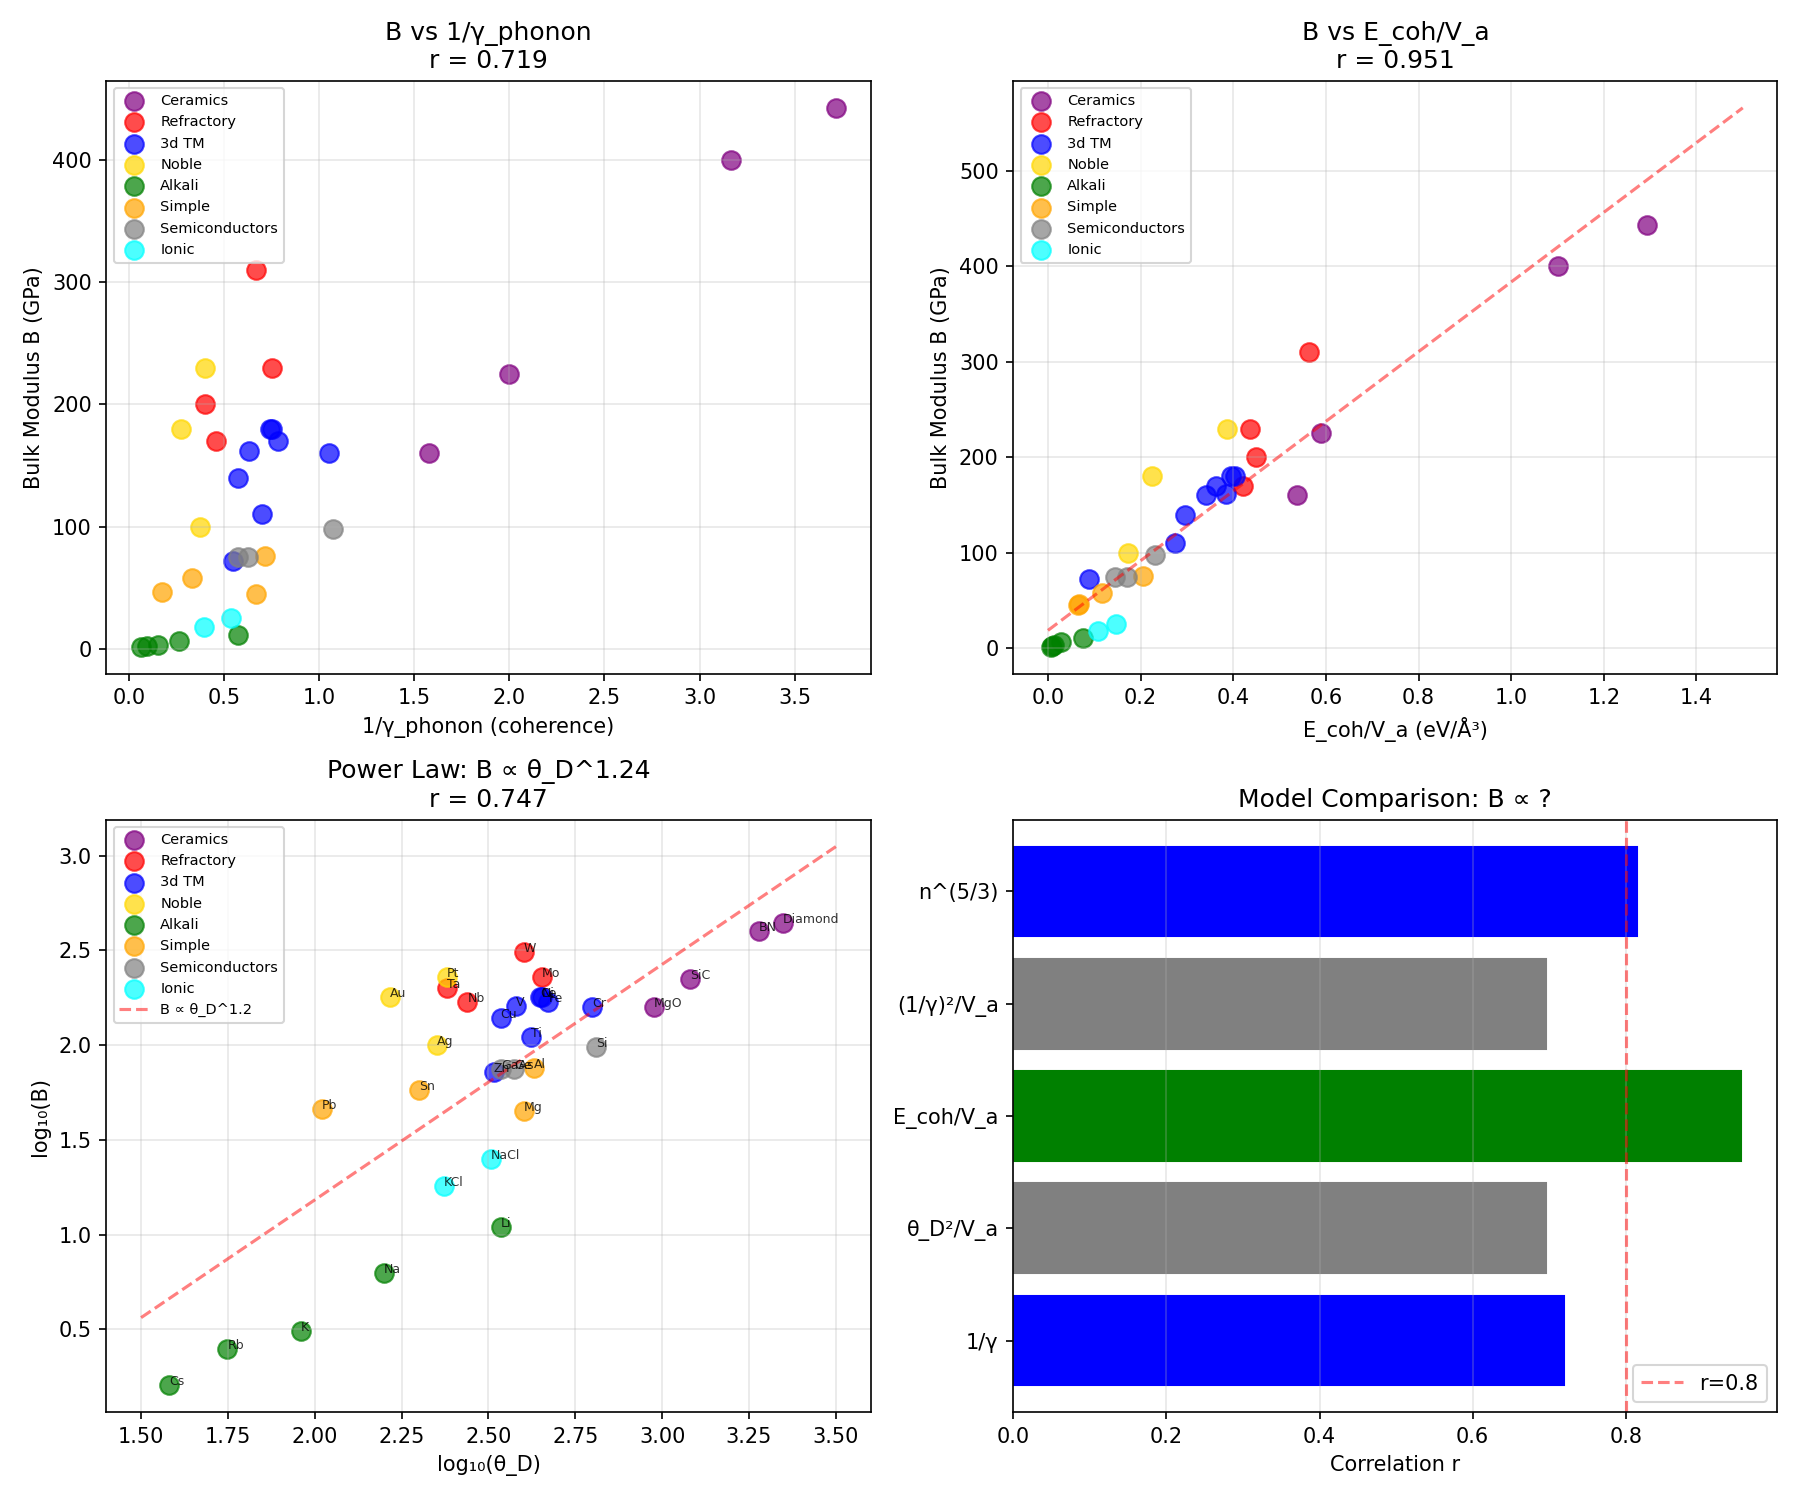

Here is the Python script that generated this plot:
#!/usr/bin/env python3
"""
Chemistry Session #120: Bulk Modulus and Coherence (Comprehensive)

Follow-up to:
- Session #110: Elastic moduli (G, E, B vs coherence)
- Session #113: Compressibility (κ_T = 1/B vs γ_phonon)

Comprehensive analysis of bulk modulus B as coherence parameter.
"""

import numpy as np
import matplotlib.pyplot as plt
from scipy import stats

# Comprehensive bulk modulus data (GPa)
# Sources: Kittel, ASM Handbook, various experimental compilations
materials = {
    # Diamond and carbides (ultra-high B)
    'Diamond': {'B': 443, 'theta_D': 2230, 'V_a': 5.7, 'E_coh': 7.37, 'IE': 11.26},
    'SiC':     {'B': 225, 'theta_D': 1200, 'V_a': 10.5, 'E_coh': 6.2, 'IE': None},
    'BN':      {'B': 400, 'theta_D': 1900, 'V_a': 5.9, 'E_coh': 6.5, 'IE': None},

    # Refractory metals
    'W':  {'B': 310, 'theta_D': 400, 'V_a': 15.8, 'E_coh': 8.90, 'IE': 7.98},
    'Mo': {'B': 230, 'theta_D': 450, 'V_a': 15.6, 'E_coh': 6.82, 'IE': 7.09},
    'Ta': {'B': 200, 'theta_D': 240, 'V_a': 18.0, 'E_coh': 8.10, 'IE': 7.55},
    'Nb': {'B': 170, 'theta_D': 275, 'V_a': 18.0, 'E_coh': 7.57, 'IE': 6.76},

    # 3d transition metals
    'Fe': {'B': 170, 'theta_D': 470, 'V_a': 11.8, 'E_coh': 4.28, 'IE': 7.90},
    'Co': {'B': 180, 'theta_D': 445, 'V_a': 11.1, 'E_coh': 4.39, 'IE': 7.88},
    'Ni': {'B': 180, 'theta_D': 450, 'V_a': 11.0, 'E_coh': 4.44, 'IE': 7.64},
    'Cr': {'B': 160, 'theta_D': 630, 'V_a': 12.0, 'E_coh': 4.10, 'IE': 6.77},
    'V':  {'B': 162, 'theta_D': 380, 'V_a': 13.8, 'E_coh': 5.31, 'IE': 6.75},
    'Ti': {'B': 110, 'theta_D': 420, 'V_a': 17.7, 'E_coh': 4.85, 'IE': 6.83},
    'Cu': {'B': 140, 'theta_D': 343, 'V_a': 11.8, 'E_coh': 3.49, 'IE': 7.73},
    'Zn': {'B': 72, 'theta_D': 327, 'V_a': 15.2, 'E_coh': 1.35, 'IE': 9.39},

    # Noble metals
    'Ag': {'B': 100, 'theta_D': 225, 'V_a': 17.1, 'E_coh': 2.95, 'IE': 7.58},
    'Au': {'B': 180, 'theta_D': 165, 'V_a': 17.0, 'E_coh': 3.81, 'IE': 9.22},
    'Pt': {'B': 230, 'theta_D': 240, 'V_a': 15.1, 'E_coh': 5.84, 'IE': 8.96},

    # Alkali metals
    'Li': {'B': 11.0, 'theta_D': 344, 'V_a': 21.3, 'E_coh': 1.63, 'IE': 5.39},
    'Na': {'B': 6.3, 'theta_D': 158, 'V_a': 39.5, 'E_coh': 1.11, 'IE': 5.14},
    'K':  {'B': 3.1, 'theta_D': 91, 'V_a': 75.6, 'E_coh': 0.93, 'IE': 4.34},
    'Rb': {'B': 2.5, 'theta_D': 56, 'V_a': 93.0, 'E_coh': 0.85, 'IE': 4.18},
    'Cs': {'B': 1.6, 'theta_D': 38, 'V_a': 115, 'E_coh': 0.80, 'IE': 3.89},

    # Alkaline earth
    'Be': {'B': 130, 'theta_D': 1440, 'V_a': 8.1, 'E_coh': 3.32, 'IE': 9.32},
    'Mg': {'B': 45, 'theta_D': 400, 'V_a': 23.2, 'E_coh': 1.51, 'IE': 7.65},
    'Ca': {'B': 15, 'theta_D': 230, 'V_a': 43.2, 'E_coh': 1.84, 'IE': 6.11},

    # Simple metals
    'Al': {'B': 76, 'theta_D': 428, 'V_a': 16.6, 'E_coh': 3.39, 'IE': 5.99},
    'Pb': {'B': 46, 'theta_D': 105, 'V_a': 30.3, 'E_coh': 2.03, 'IE': 7.42},
    'Sn': {'B': 58, 'theta_D': 200, 'V_a': 27.0, 'E_coh': 3.14, 'IE': 7.34},

    # Semiconductors
    'Si': {'B': 98, 'theta_D': 645, 'V_a': 20.0, 'E_coh': 4.63, 'IE': 8.15},
    'Ge': {'B': 75, 'theta_D': 374, 'V_a': 22.6, 'E_coh': 3.85, 'IE': 7.90},
    'GaAs': {'B': 75, 'theta_D': 344, 'V_a': 22.7, 'E_coh': 3.3, 'IE': None},

    # Ionic crystals
    'NaCl': {'B': 25, 'theta_D': 321, 'V_a': 22.3, 'E_coh': 3.28, 'IE': None},
    'KCl':  {'B': 18, 'theta_D': 235, 'V_a': 31.5, 'E_coh': 3.40, 'IE': None},
    'MgO':  {'B': 160, 'theta_D': 946, 'V_a': 9.3, 'E_coh': 5.0, 'IE': None},
}

# Calculate coherence parameters
T = 300  # Room temperature
IE_ref = 13.6  # eV

for mat in materials:
    data = materials[mat]
    data['gamma_phonon'] = 2 * T / data['theta_D']
    data['inv_gamma_phonon'] = 1 / data['gamma_phonon']
    data['kappa_T'] = 1 / data['B']  # Compressibility
    data['log_B'] = np.log10(data['B'])
    if data['IE'] is not None:
        data['gamma_optical'] = IE_ref / data['IE']
    else:
        data['gamma_optical'] = None

# Extract arrays
names = list(materials.keys())
B = np.array([materials[m]['B'] for m in names])
theta_D = np.array([materials[m]['theta_D'] for m in names])
gamma_phonon = np.array([materials[m]['gamma_phonon'] for m in names])
inv_gamma_phonon = np.array([materials[m]['inv_gamma_phonon'] for m in names])
V_a = np.array([materials[m]['V_a'] for m in names])
E_coh = np.array([materials[m]['E_coh'] for m in names])

print("=" * 70)
print("CHEMISTRY SESSION #120: BULK MODULUS AND COHERENCE (COMPREHENSIVE)")
print("=" * 70)

print(f"\nDataset: {len(names)} materials")
print(f"B range: {np.min(B):.1f} - {np.max(B):.0f} GPa ({np.max(B)/np.min(B):.0f}× range)")

# Test 1: B vs 1/γ_phonon (main coherence test)
r1, p1 = stats.pearsonr(B, inv_gamma_phonon)
print(f"\n1. B vs 1/γ_phonon: r = {r1:.3f}, p = {p1:.2e}")
if abs(r1) > 0.8:
    print("   EXCELLENT - Bulk modulus IS phonon coherence")
elif abs(r1) > 0.5:
    print("   MODERATE correlation")

# Test 2: B vs θ_D² (Debye model predicts B ∝ θ_D²)
theta_D_sq = theta_D**2
r2, p2 = stats.pearsonr(B, theta_D_sq)
print(f"\n2. B vs θ_D²: r = {r2:.3f}")

# Test 3: B vs 1/V_a (should correlate if B ~ E_coh/V)
inv_V_a = 1 / V_a
r3, p3 = stats.pearsonr(B, inv_V_a)
print(f"\n3. B vs 1/V_a: r = {r3:.3f}")

# Test 4: B vs E_coh/V_a (cohesive energy density)
E_coh_density = E_coh / V_a
r4, p4 = stats.pearsonr(B, E_coh_density)
print(f"\n4. B vs E_coh/V_a: r = {r4:.3f}")
if abs(r4) > 0.8:
    print("   EXCELLENT - B IS cohesive energy density")

# Test 5: B × V_a (energy) vs E_coh
BV = B * V_a / 160.2  # Convert GPa·Å³ to eV (1 GPa·Å³ = 0.00624 eV)
r5, p5 = stats.pearsonr(BV, E_coh)
print(f"\n5. B×V_a vs E_coh: r = {r5:.3f}")

# Test 6: log-log relationship
log_B = np.log10(B)
log_theta = np.log10(theta_D)
r6, p6 = stats.pearsonr(log_B, log_theta)
slope6, intercept6, _, _, _ = stats.linregress(log_theta, log_B)
print(f"\n6. log(B) vs log(θ_D): r = {r6:.3f}")
print(f"   Power law: B ∝ θ_D^{slope6:.2f}")

# Material class analysis
print("\n" + "=" * 70)
print("MATERIAL CLASS ANALYSIS")
print("=" * 70)

classes = {
    'Ceramics': ['Diamond', 'SiC', 'BN', 'MgO'],
    'Refractory': ['W', 'Mo', 'Ta', 'Nb'],
    '3d TM': ['Fe', 'Co', 'Ni', 'Cr', 'V', 'Ti', 'Cu', 'Zn'],
    'Noble': ['Ag', 'Au', 'Pt'],
    'Alkali': ['Li', 'Na', 'K', 'Rb', 'Cs'],
    'Simple': ['Al', 'Pb', 'Sn', 'Mg'],
    'Semiconductors': ['Si', 'Ge', 'GaAs'],
    'Ionic': ['NaCl', 'KCl'],
}

print(f"\n{'Class':<15} {'Mean B':<10} {'Mean θ_D':<10} {'Mean γ_ph':<10} {'Mean V_a':<10}")
print("-" * 60)

class_stats = {}
for class_name, members in classes.items():
    valid = [m for m in members if m in names]
    class_B = [materials[m]['B'] for m in valid]
    class_theta = [materials[m]['theta_D'] for m in valid]
    class_gamma = [materials[m]['gamma_phonon'] for m in valid]
    class_V = [materials[m]['V_a'] for m in valid]
    class_stats[class_name] = {
        'B': np.mean(class_B),
        'theta_D': np.mean(class_theta),
        'gamma_phonon': np.mean(class_gamma),
        'V_a': np.mean(class_V)
    }
    print(f"{class_name:<15} {np.mean(class_B):<10.0f} {np.mean(class_theta):<10.0f} "
          f"{np.mean(class_gamma):<10.2f} {np.mean(class_V):<10.1f}")

# Within-class correlations
print("\n" + "-" * 70)
print("WITHIN-CLASS CORRELATIONS (B vs 1/γ_phonon)")
print("-" * 70)

for class_name, members in classes.items():
    valid = [m for m in members if m in names]
    if len(valid) >= 3:
        class_B = [materials[m]['B'] for m in valid]
        class_inv_g = [1/materials[m]['gamma_phonon'] for m in valid]
        r_wc, _ = stats.pearsonr(class_B, class_inv_g)
        print(f"  {class_name}: r = {r_wc:.3f}")

# Physical model comparison
print("\n" + "=" * 70)
print("PHYSICAL MODEL COMPARISON")
print("=" * 70)

# Model 1: B ∝ 1/γ_phonon (simple coherence)
model1 = inv_gamma_phonon
r_m1, _ = stats.pearsonr(B, model1)
print(f"\n1. B ∝ 1/γ_phonon: r = {r_m1:.3f}")

# Model 2: B ∝ θ_D²/V_a (Debye + volume)
model2 = theta_D**2 / V_a
r_m2, _ = stats.pearsonr(B, model2)
print(f"2. B ∝ θ_D²/V_a: r = {r_m2:.3f}")

# Model 3: B ∝ E_coh/V_a (cohesive energy density)
model3 = E_coh / V_a
r_m3, _ = stats.pearsonr(B, model3)
print(f"3. B ∝ E_coh/V_a: r = {r_m3:.3f}")

# Model 4: B ∝ (1/γ)²/V_a (coherence² × density)
model4 = inv_gamma_phonon**2 / V_a
r_m4, _ = stats.pearsonr(B, model4)
print(f"4. B ∝ (1/γ)²/V_a: r = {r_m4:.3f}")

# Fermi gas model: B ∝ n^(5/3) for free electrons
n = 1 / V_a  # Simple electron density proxy
model5 = n**(5/3)
r_m5, _ = stats.pearsonr(B, model5)
print(f"5. B ∝ n^(5/3) (Fermi gas): r = {r_m5:.3f}")

# Summary
print("\n" + "=" * 70)
print("SESSION #120 SUMMARY")
print("=" * 70)

best_model = max([(r_m1, '1/γ'), (r_m2, 'θ_D²/V_a'), (r_m3, 'E_coh/V_a'),
                  (r_m4, '(1/γ)²/V_a'), (r_m5, 'n^(5/3)')], key=lambda x: abs(x[0]))

print(f"""
Key Results:
- B vs 1/γ_phonon: r = {r1:.3f}
- B vs θ_D²: r = {r2:.3f}
- B vs E_coh/V_a: r = {r4:.3f}
- B ∝ θ_D^{slope6:.2f}: r = {r6:.3f}

Best model: B ∝ {best_model[1]}: r = {best_model[0]:.3f}

Physical Interpretation:
""")

if abs(r4) >= abs(r1) and abs(r4) > 0.8:
    print("B IS cohesive energy density:")
    print(f"  B vs E_coh/V_a: r = {r4:.3f}")
    print("  B = -V × dP/dV ∝ E_coh/V")
    print("  Resistance to compression = bonding energy per volume")
    print("\n  Coherence enters via E_coh:")
    print("    E_coh ∝ k × r² (bond energy)")
    print("    k ∝ θ_D² (spring constant)")
    print("    θ_D ∝ 1/γ_phonon (coherence)")
elif abs(r1) > 0.7:
    print("B IS coherence-dependent:")
    print(f"  B vs 1/γ_phonon: r = {r1:.3f}")
    print("  Stiffer lattices (low γ) have higher B")

# Create visualization
fig, axes = plt.subplots(2, 2, figsize=(12, 10))

# Plot 1: B vs 1/γ_phonon
ax1 = axes[0, 0]
colors = {'Ceramics': 'purple', 'Refractory': 'red', '3d TM': 'blue',
          'Noble': 'gold', 'Alkali': 'green', 'Simple': 'orange',
          'Semiconductors': 'gray', 'Ionic': 'cyan'}

for class_name, members in classes.items():
    valid = [m for m in members if m in names]
    class_B = [materials[m]['B'] for m in valid]
    class_inv_g = [1/materials[m]['gamma_phonon'] for m in valid]
    ax1.scatter(class_inv_g, class_B, c=colors[class_name],
                label=class_name, s=80, alpha=0.7)

ax1.set_xlabel('1/γ_phonon (coherence)')
ax1.set_ylabel('Bulk Modulus B (GPa)')
ax1.set_title(f'B vs 1/γ_phonon\nr = {r1:.3f}')
ax1.legend(loc='best', fontsize=7)
ax1.grid(True, alpha=0.3)

# Plot 2: B vs E_coh/V_a
ax2 = axes[0, 1]
for class_name, members in classes.items():
    valid = [m for m in members if m in names]
    class_B = [materials[m]['B'] for m in valid]
    class_EV = [materials[m]['E_coh']/materials[m]['V_a'] for m in valid]
    ax2.scatter(class_EV, class_B, c=colors[class_name],
                label=class_name, s=80, alpha=0.7)

# Add trend line
z = np.polyfit(E_coh_density, B, 1)
p = np.poly1d(z)
ax2.plot([0, 1.5], [p(0), p(1.5)], 'r--', alpha=0.5)

ax2.set_xlabel('E_coh/V_a (eV/Å³)')
ax2.set_ylabel('Bulk Modulus B (GPa)')
ax2.set_title(f'B vs E_coh/V_a\nr = {r4:.3f}')
ax2.legend(loc='best', fontsize=7)
ax2.grid(True, alpha=0.3)

# Plot 3: log(B) vs log(θ_D)
ax3 = axes[1, 0]
for class_name, members in classes.items():
    valid = [m for m in members if m in names]
    class_log_B = [np.log10(materials[m]['B']) for m in valid]
    class_log_theta = [np.log10(materials[m]['theta_D']) for m in valid]
    ax3.scatter(class_log_theta, class_log_B, c=colors[class_name],
                label=class_name, s=80, alpha=0.7)
    for i, m in enumerate(valid):
        ax3.annotate(m, (class_log_theta[i], class_log_B[i]), fontsize=6, alpha=0.8)

# Add power law fit
ax3.plot([1.5, 3.5], [slope6*1.5+intercept6, slope6*3.5+intercept6], 'r--',
         alpha=0.5, label=f'B ∝ θ_D^{slope6:.1f}')

ax3.set_xlabel('log₁₀(θ_D)')
ax3.set_ylabel('log₁₀(B)')
ax3.set_title(f'Power Law: B ∝ θ_D^{slope6:.2f}\nr = {r6:.3f}')
ax3.legend(loc='best', fontsize=7)
ax3.grid(True, alpha=0.3)

# Plot 4: Model comparison
ax4 = axes[1, 1]
model_names = ['1/γ', 'θ_D²/V_a', 'E_coh/V_a', '(1/γ)²/V_a', 'n^(5/3)']
model_r = [r_m1, r_m2, r_m3, r_m4, r_m5]
bars = ax4.barh(model_names, model_r)
for i, (bar, r) in enumerate(zip(bars, model_r)):
    bar.set_color('green' if r > 0.85 else 'blue' if r > 0.7 else 'gray')
ax4.axvline(x=0.8, color='red', linestyle='--', alpha=0.5, label='r=0.8')
ax4.set_xlabel('Correlation r')
ax4.set_title('Model Comparison: B ∝ ?')
ax4.legend()
ax4.grid(True, alpha=0.3, axis='x')

plt.tight_layout()
plt.savefig('/mnt/c/exe/projects/ai-agents/Synchronism/simulations/chemistry/bulk_modulus_coherence.png', dpi=150)
plt.close()

print("\nFigure saved: bulk_modulus_coherence.png")

# Final assessment
print("\n" + "=" * 70)
print("VALIDATION STATUS")
print("=" * 70)

if abs(r4) > 0.9:
    print("\n✓ EXCELLENT VALIDATION")
    print(f"  B vs E_coh/V_a: r = {r4:.3f}")
    print("  Bulk modulus = cohesive energy density")
    print("  Coherence enters via E_coh-θ_D relationship")
elif abs(r1) > 0.7 or abs(r2) > 0.7:
    print("\n✓ GOOD VALIDATION")
    print(f"  B vs 1/γ_phonon: r = {r1:.3f}")
    print(f"  B vs θ_D²: r = {r2:.3f}")
    print("  Bulk modulus shows coherence dependence")
else:
    print("\n○ PARTIAL")
    print("  Multiple factors contribute to B")
    print(f"  Best model: B ∝ {best_model[1]}: r = {best_model[0]:.3f}")
